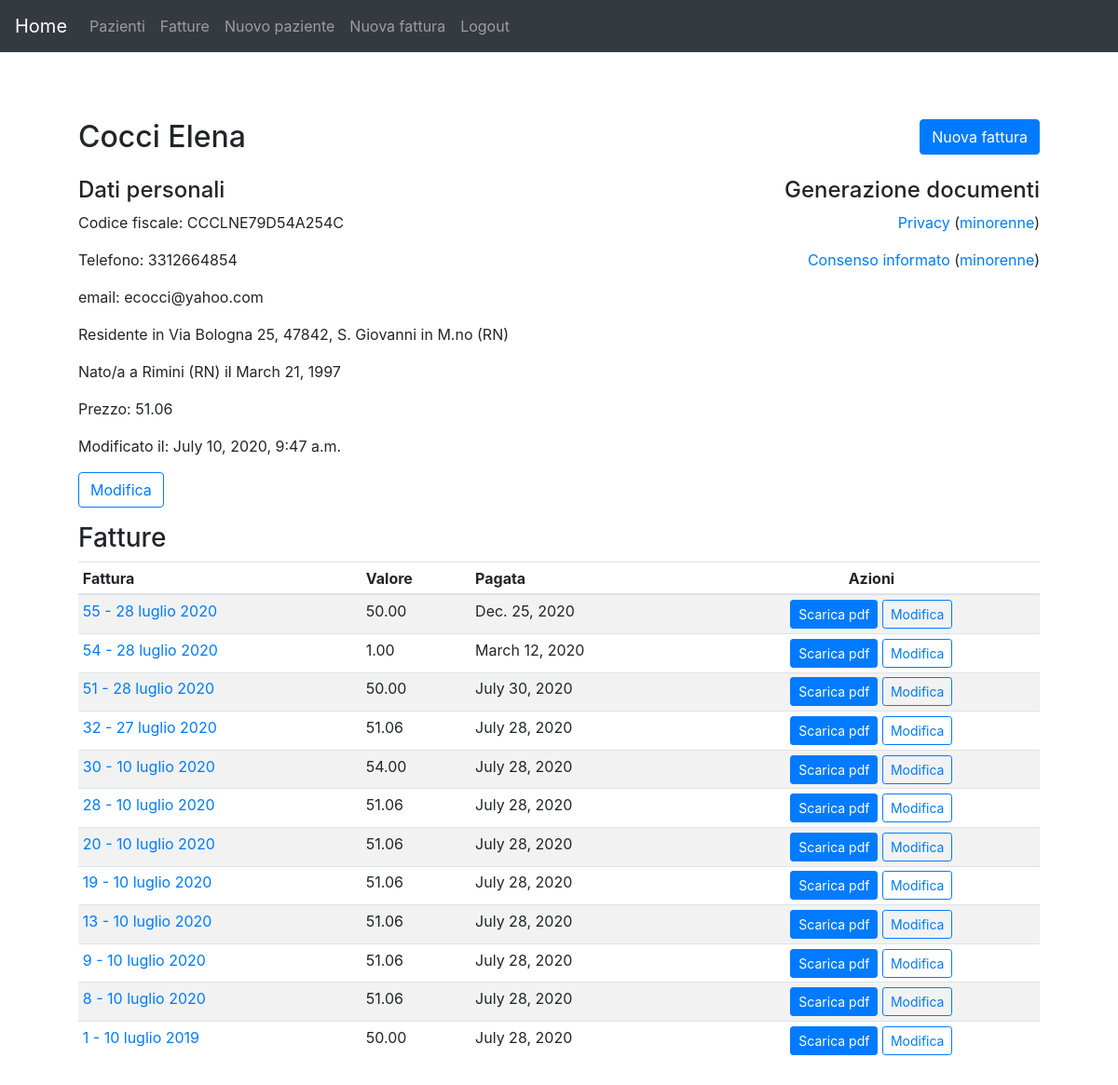
The page /gestione/paziente/6 (signed in) on the database as committed earlier.
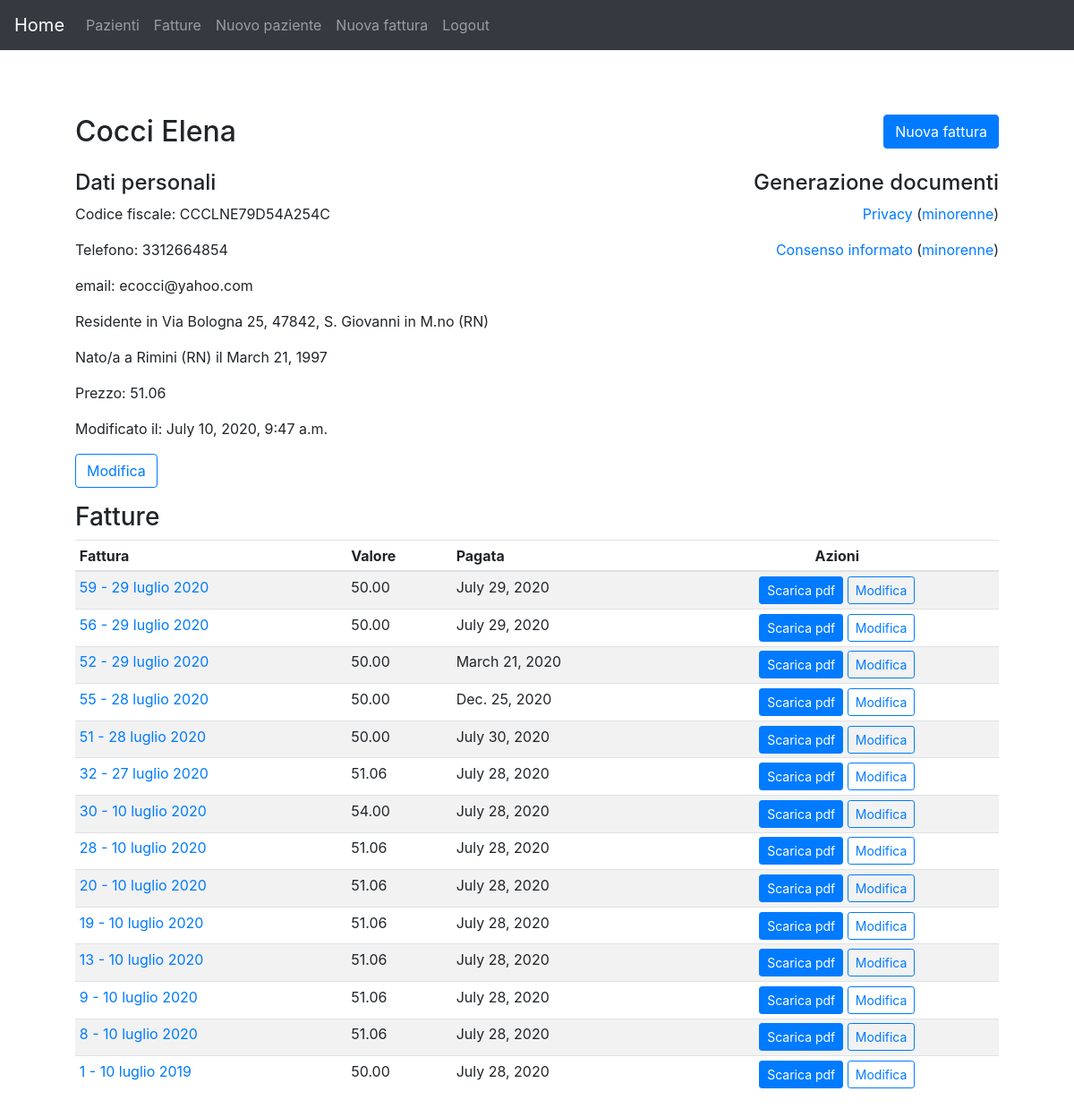
The same page on the database as committed later.
### gestione/models.py (models this page shows, shortened)
class Fattura(models.Model):
	paziente = models.ForeignKey(Paziente, on_delete = models.SET_NULL, null = True, help_text = 'Intestatario (Paziente)')
	valore = models.DecimalField(help_text = 'Valore', max_digits = 8, decimal_places = 2)
	data = models.DateField(default = date.today, help_text = 'Data <em>AAAA-MM-GG</em>.')
	data_incasso = models.DateField(help_text='Data di incasso <em>AAAA-MM-GG</em>',null=True,blank=True)
	testo = models.CharField(max_length=300,help_text='Servizio eseguito',default='Trattamento massoterapico')
	numero = models.PositiveSmallIntegerField('Numero d\'ordine', help_text = 'Numero d\'ordine')
	class Meta:
		ordering = ['-data','-numero']
	def __str__(self):
		return str(self.numero) + " - " + data_italiana(self.data)
	def get_absolute_url(self):
		return reverse('dettaglio-fattura', args=[str(self.id)])

### gestione/views.py (the view)
# urls.py: path('paziente/<int:pk>', views.PazienteDetailView.as_view(), name='dettaglio-paziente'),
class PazienteDetailView(LoginRequiredMixin, generic.DetailView):
    model = Paziente
    context_object_name = 'paziente'
    permission_required = ('gestione.view_paziente','gestione.change_paziente','gestione.delete_paziente','gestione.view_fattura','gestione.add_fattura','gestione.delete_fattura')

### gestione/models.py (called while the page is built)
	def __str__(self):
		return ' '.join([self.cognome, self.nome])

### gestione/utils.py (called while the page is built)
def data_italiana(data:date):
    return str(data.day)+' '+mese[data.month]+' '+str(data.year)

### gestione/templates/gestione/paziente_detail.html (shortened to what this page needs)
{% extends "generic.html" %}
{% block main-content %}
<div class="container">
    <div class="row mb-3">
        <div class="col-md-8">
        <h2>{{paziente}}</h2>
        </div>
        <div class="col-md-4 text-right">
        <a class="btn btn-primary" href="{% url 'fattura-veloce' paziente.pk%}">Nuova fattura</a>
        </div>
    </div>
    <div class="row mb-3">
    <div class="col-md-8">
        <h4>Dati personali</h4>
        {% if paziente.codfisc %}
            <p>Codice fiscale: {{paziente.codfisc}}</p>
        {% endif %}
        {% if paziente.telefono %}
            <p>Telefono: {{paziente.telefono}}</p>
        {% endif %}
        {% if paziente.email %}
            <p>email: {{paziente.email}}</p>
        {% endif %}
        {% if paziente.paese and paziente.cap and paziente.via and paziente.civico and paziente.provincia %}
            <p>Residente in {{paziente.via}} {{paziente.civico}}, {{paziente.cap}}, {{paziente.paese}} ({{paziente.provincia}})</p>
        {% endif %}
        {% if paziente.data_nascita and paziente.paese_nascita and paziente.provincia_nascita %}
            <p>Nato/a a {{paziente.paese_nascita}} ({{paziente.provincia_nascita}}) il {{paziente.data_nascita}}</p>
        {% endif %}
        {% if paziente.prezzo %}
            <p>Prezzo: {{paziente.prezzo}}</p>
        {% endif %}
        <p>Modificato il: {{paziente.ultima_modifica}}</p>
        <div>
            <a class="btn btn-outline-primary" href="{% url 'modifica-paziente' paziente.pk %}">Modifica</a>
        </div>
    </div>
    <div class="col-md-4 text-right">
        <h4>Generazione documenti</h4>
        <p><a href="{% url 'privacy-pdf' paziente.pk %}">Privacy</a>
        (<a href="{% url 'privacy-m-pdf' paziente.pk %}">minorenne</a>)</p>
        <p><a href="{% url 'consenso-pdf' paziente.pk %}">Consenso informato</a>
        (<a href="{% url 'consenso-m-pdf' paziente.pk %}">minorenne</a>)</p>
    </div>
    </div>
    <div>
        <h3>Fatture</h3>
    {% if paziente.fattura_set.all %}
    <div class="table-responsive">
        <table class="table table-striped table-sm">
            <thead>
                <tr>
                  <th>Fattura</th>
                  <th>Valore</th>
                  <th>Pagata</th>
                  <th class="text-center">Azioni</th>
                </tr>
              </thead>
            <tbody>
        {% for f in paziente.fattura_set.all %}
        <tr>
            <td><a href="{{ f.get_absolute_url }}">{{f}}</a></td>
            <td>{{f.valore}}</td>
            <td>{{f.data_incasso}}</td>
            <td class="text-center">
                <a class="btn btn-primary btn-sm" href="{% url 'fattura-pdf' f.id %}">Scarica pdf</a>
                <a class="btn btn-outline-primary btn-sm" href="{% url 'modifica-fattura' f.id %}">Modifica</a>
            </td>
        </tr>
        {% endfor %}
    {% else %}
    <tr><td>Nessuna fattura intestata al paziente</td></tr>
    {% endif %}
</tbody>
</table>
    </div>
</div>
{% endblock main-content %}

Rows that differ between the two databases and show on the page:
removed Fattura: numero+data "54 - 28 luglio 2020", valore "1.00", data_incasso "March 12, 2020"
added Fattura: numero+data "59 - 29 luglio 2020", valore "50.00", data_incasso "July 29, 2020"
added Fattura: numero+data "56 - 29 luglio 2020", valore "50.00", data_incasso "July 29, 2020"
added Fattura: numero+data "52 - 29 luglio 2020", valore "50.00", data_incasso "March 21, 2020"
